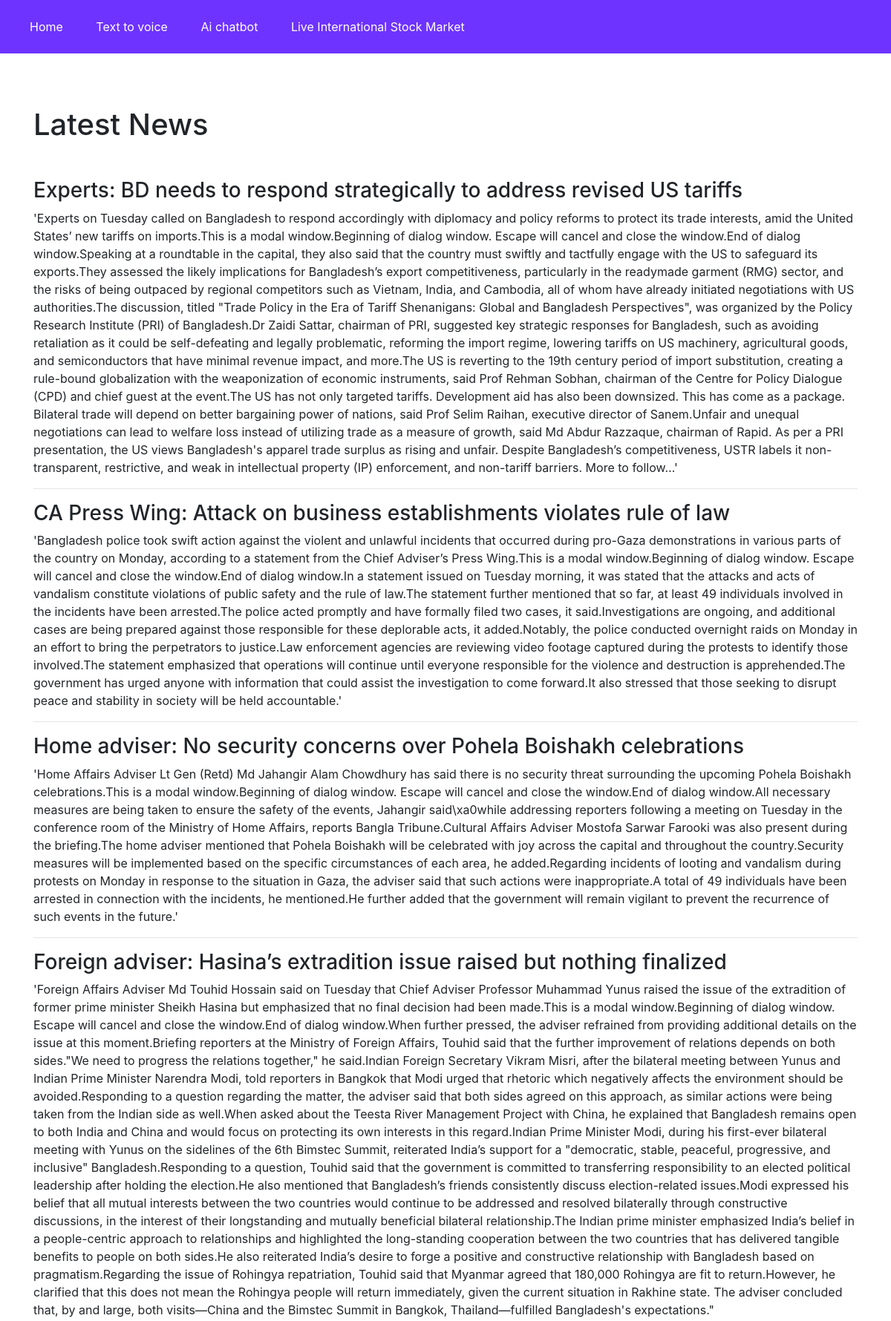
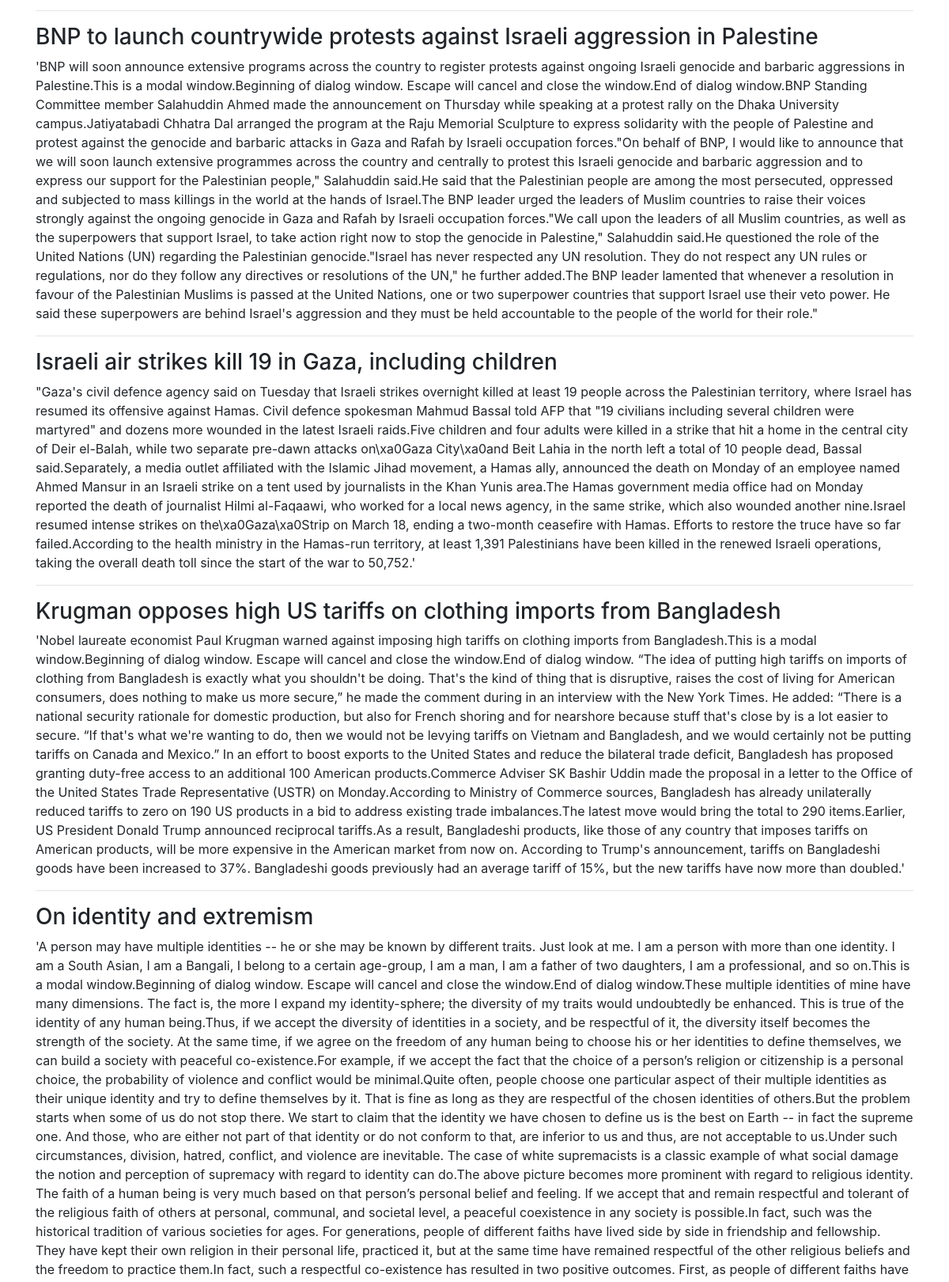
Page /news/ (upper part) on the committed database (2 pictures, top to bottom).
### myprofile/models.py (models this page shows)
class NewsArticle(models.Model):
    title = models.CharField(max_length=255)  # This will store the dictionary key (title)
    content = models.TextField()  # This will store the dictionary value (news content)
    date = models.DateField()  # Timestamp for the news article
    def __str__(self):
        return self.title

### myprofile/views.py (the view)
# urls.py: path('news/', views.news_view, name='news_page'),
def news_view(request):
    today = datetime.today().date()
    print("Today's date:", today)
    all_data = NewsArticle.objects.all()
    print("Fetched articles:", all_data)
    new_dic = {}
    for data in all_data:
        date = data.date
        title = data.title
        content = data.content
        print("Processing article:", title)
        print("Article date:", date)
        content = content.replace("[","").replace("]","").replace("', '","").replace('", "',' ')
        content = re.sub(r"',\s*\"|\",\s*'", " ", content)
        new_dic[title] = content  # Store each article's title and content
    return render(request, 'news.html', {'news_data': new_dic})

### templates/news.html (shortened to what this page needs)
<!DOCTYPE html>
<html lang="en">
<head>
    <link rel="stylesheet" href="https://stackpath.bootstrapcdn.com/bootstrap/4.5.2/css/bootstrap.min.css">
</head>
<body>
<div class="navbar">
    <div>
        <a href="/">Home</a>
        <a href="/voice">Text to voice</a>
        <a href="/gpt">Ai chatbot</a>
        <a href="/stocks">Live International Stock Market</a>
    </div>
    </div><br><br>
<div class="container">
    <h1 class="my-4">Latest News</h1><br>
    {% for title, content in news_data.items %}
        <div class="news-item">
            <h3>{{ title }}</h3>
            <p>{{ content|linebreaksbr }}</p>
        </div>
        <hr>
    {% endfor %}
</div>
</body>
</html>

### templates/news.html (style rules this page uses)
.navbar { background-color: #6e33ff; overflow: hidden; display: flex; justify-content: space-between; align-items: center; padding: 10px 20px; }
.navbar a { color: white; text-decoration: none; padding: 14px 20px; display: inline-block; }

### rows in the picture
NewsArticle: news_data "Experts: BD needs to respond strategically to address revised US tariffs"
NewsArticle: news_data "CA Press Wing: Attack on business establishments violates rule of law"
NewsArticle: news_data "Home adviser: No security concerns over Pohela Boishakh celebrations"
NewsArticle: news_data "Foreign adviser: Hasina’s extradition issue raised but nothing finalized"
NewsArticle: news_data "BNP to launch countrywide protests against Israeli aggression in Palestine"
NewsArticle: news_data "Israeli air strikes kill 19 in Gaza, including children"
NewsArticle: news_data "Krugman opposes high US tariffs on clothing imports from Bangladesh"
NewsArticle: news_data "On identity and extremism"
